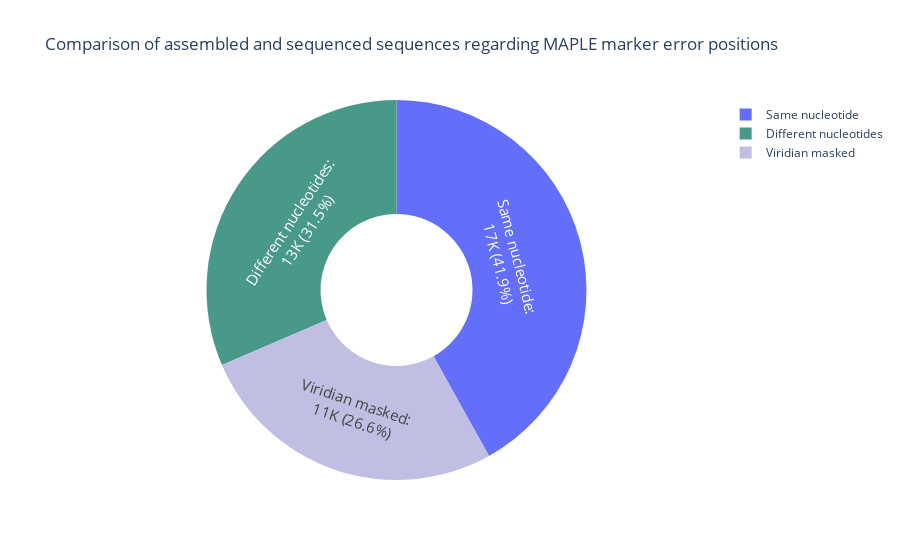

The code cell stored with this chart in its notebook:
### Code cell
import plotly.graph_objects as go

fig = go.Figure(go.Pie(
    labels=df_err_plot['Category'],
    values=df_err_plot['Percentage'],
    hole=0.4,
    text=df_err_plot['Category']+': <br>' + df_err_plot['Raw_number'].astype(str),
    textinfo='percent+text',
    marker={'colors': colors},
    hovertemplate='%{label}<br>Current percentage: %{percent:.1%}',
    textfont={'size': 15},  # 设置文本的字体大小
    texttemplate='%{text} (%{percent:.1%})'  # 设置文本显示的格式
))

# Add titles for subplots
fig.update_layout(
    title="Comparison of assembled and sequenced sequences regarding MAPLE marker error positions"
)

fig.show()

### Figure 1 — Plotly figure (JSON) as saved in the notebook; plotly's stock layout.template omitted (floating-point values rounded to 4 significant figures)
{"data": [{"hole": 0.4, "hovertemplate": "%{label}<br>Current percentage: %{percent:.1%}", "labels": ["Same nucleotide", "Different nucleotides", "Viridian masked"], "marker": {"colors": ["#D9BFCB0", "#49998B", "#C1BEE3"]}, "text": ["Same nucleotide: <br>17K", "Different nucleotides: <br>13K", "Viridian masked: <br>11K"], "textfont": {"size": 15}, "textinfo": "percent+text", "texttemplate": "%{text} (%{percent:.1%})", "type": "pie", "values": [41.9, 31.46, 26.64]}], "layout": {"title": {"text": "Comparison of assembled and sequenced sequences regarding MAPLE marker error positions"}}}
